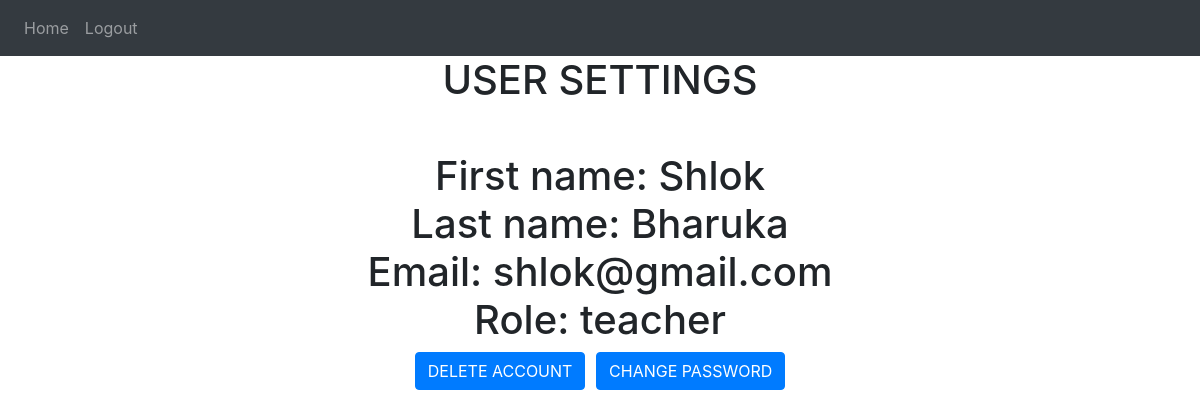
The app's page /settings (signed in) with its own data.
### website/models.py (models this page shows, shortened)
class User(db.Model, UserMixin):
    id = db.Column(db.Integer, primary_key=True)
    email = db.Column(db.String(150), unique=True)
    password = db.Column(db.String(150))
    first_name = db.Column(db.String(150))
    last_name = db.Column(db.String(150))
    role = db.Column(db.String(150))
    assignments = db.relationship('Assignment')
    course = db.relationship('Course')
    discussion = db.relationship('Discussion')
    notification = db.relationship('Notification')
    submission = db.relationship('Submission')
    enroll = db.relationship('Enroll')

### website/settings.py (the view, shortened to what this page needs)
@settings.route('/settings', methods=['GET', 'POST'])
@login_required
def view():
    if request.method=='GET':
        return render_template('user_settings.html', user=current_user)

### website/templates/user_settings.html
{% extends "base.html" %} {% block title %}Home{% endblock %} {% block content
    %}
    <h1 align="center">USER SETTINGS
    <br />
    <br />
    <div>
        First name: {{user.first_name}}
        <br />
        Last name: {{user.last_name}}
        <br />
        Email: {{user.email}}
        <br />
        Role: {{user.role}}
    </div>
    <a id="creation"><button class="btn btn-primary" onClick="deleteUser()">DELETE ACCOUNT</button></a>
    <a href="change-password" id="submission"><button class="btn btn-primary">CHANGE PASSWORD</button></a>
    </h1>
    {% endblock %}

### records on screen
User: first_name "Shlok", last_name "Bharuka", email "shlok@gmail.com", role "teacher"
